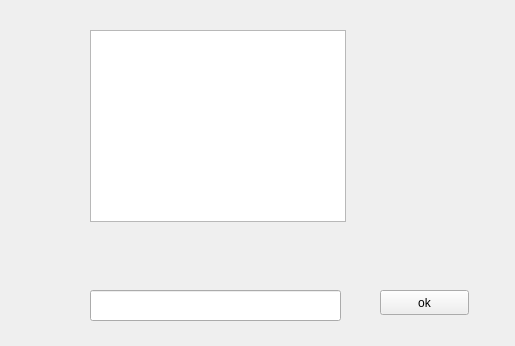
<?xml version="1.0" encoding="UTF-8"?>
<ui version="4.0">
 <class>Form</class>
 <widget class="QWidget" name="Form">
  <property name="geometry">
   <rect>
    <x>0</x>
    <y>0</y>
    <width>515</width>
    <height>346</height>
   </rect>
  </property>
  <property name="windowTitle">
   <string>Form</string>
  </property>
  <widget class="QLineEdit" name="inp">
   <property name="geometry">
    <rect>
     <x>90</x>
     <y>290</y>
     <width>251</width>
     <height>31</height>
    </rect>
   </property>
  </widget>
  <widget class="QPushButton" name="ok">
   <property name="geometry">
    <rect>
     <x>380</x>
     <y>290</y>
     <width>89</width>
     <height>25</height>
    </rect>
   </property>
   <property name="text">
    <string>ok</string>
   </property>
  </widget>
  <widget class="QListWidget" name="box">
   <property name="geometry">
    <rect>
     <x>90</x>
     <y>30</y>
     <width>256</width>
     <height>192</height>
    </rect>
   </property>
  </widget>
 </widget>
 <resources/>
 <connections/>
</ui>
